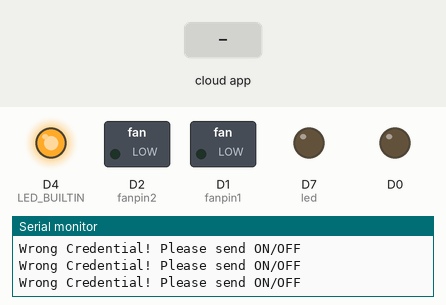
Bench run of a sketch on a simulated ESP8266 (NodeMCU). Parts: switched loads named in the sketch (green lamp = pin HIGH), output pins drawn as LEDs (lit = HIGH, except the on-board LED, lit = LOW), the last lines printed to the serial monitor. The test bench sets the inputs (shaded band). WiFi joins after 1.5 s; servers stay silent unless stated; the Firebase database answers and starts empty.

Above: at 3.7 s.
3.8 s: the phone or cloud app sets LED_STATUS to ON
At 5.0 s:
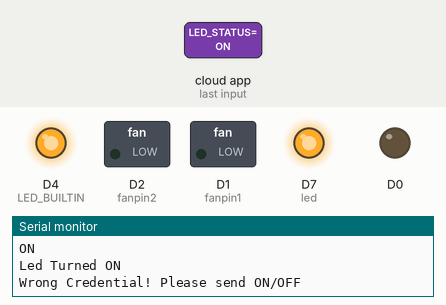
5.5 s: the phone or cloud app sets FAN_STATUS to ON
At 6.3 s:
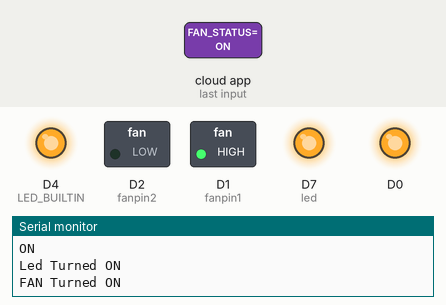
7.0 s: the phone or cloud app sets LED_STATUS to OFF
At 7.7 s:
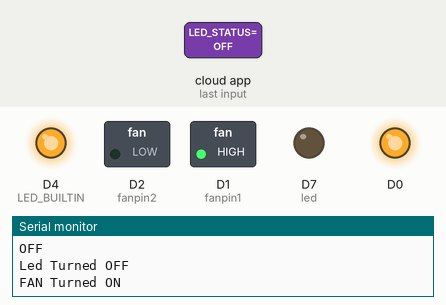
8.8 s: the phone or cloud app sets FAN_STATUS to OFF
At 10.0 s:
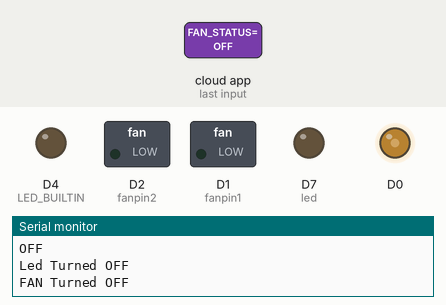
10.3 s: the phone or cloud app sets LED_STATUS to ON
At 11.7 s:
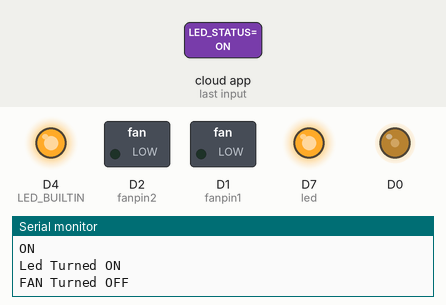
12.1 s: the phone or cloud app sets FAN_STATUS to ON
At 12.9 s:
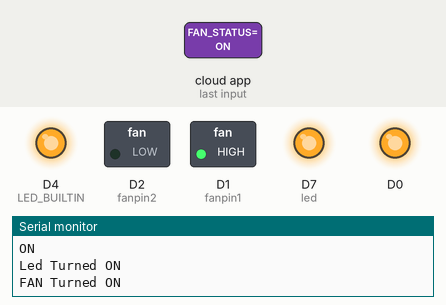
Timing chart, 0 to 14.6 s (numbered marks = the images above; inputs shaded):
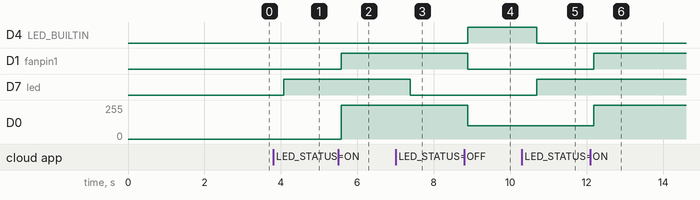

The sketch:

CODE_VOLTS_KRYTONITES.ino
```cpp
#include <SoftwareSerial.h>
#include <ArduinoJson.h>
#include <ESP8266HTTPClient.h>
#include <ESP8266WiFi.h>                                                // esp8266 library
#include <FirebaseArduino.h>                                             // firebase library

#define FIREBASE_HOST "kryptonites-home-automation-default-rtdb.firebaseio.com"
#define FIREBASE_AUTH "oXY9CvgrqiuwDYPGcPFgeFMAarncbqaAFk8r6Lwk"
#define WIFI_SSID "praveen"
#define WIFI_PASSWORD "984805621"

String fireStatus = "";
String fireStatus1 = "";// led status received from firebase
int led = D7;// for external led
int fanpin1=D1;
int fanpin2=D2;
void setup() {
  Serial.begin(9600);
  delay(1000);
  pinMode(LED_BUILTIN, OUTPUT);
  pinMode(D0,OUTPUT);
  pinMode(led, OUTPUT);
  pinMode(fanpin1, OUTPUT);
  pinMode(fanpin2, OUTPUT);
  WiFi.begin(WIFI_SSID, WIFI_PASSWORD);                                      //try to connect with wifi
  Serial.print("Connecting to ");
  Serial.print(WIFI_SSID);
  while (WiFi.status() != WL_CONNECTED) {
    Serial.print(".");
    delay(500);
  }

  Serial.println();
  Serial.print("Connected to ");
  Serial.println(WIFI_SSID);
  Serial.print("IP Address is : ");
  Serial.println(WiFi.localIP());                                                      //print local IP address
  Firebase.begin(FIREBASE_HOST, FIREBASE_AUTH);                                       // connect to firebase
                                           //send initial string of led status
}

void loop() {
  fireStatus = Firebase.getString("LED_STATUS");
  fireStatus1=  Firebase.getString("FAN_STATUS");
  Serial.println(fireStatus);                                                                                               // get ld status input from firebase
  if (fireStatus == "ON") {                                                          // compare the input of led status received from firebase
    Serial.println("Led Turned ON");
    digitalWrite(LED_BUILTIN, LOW);                                                  // make bultin led ON
    digitalWrite(led, HIGH);                                                         // make external led ON
  }
  else if (fireStatus == "OFF") {                                                  // compare the input of led status received from firebase
    Serial.println("Led Turned OFF");
    digitalWrite(LED_BUILTIN, HIGH);                                               // make bultin led OFF
    digitalWrite(led, LOW);                                                         // make external led OFF
  }
  else {
    Serial.println(fireStatus);
    Serial.println("Wrong Credential! Please send ON/OFF");
  }
  if (fireStatus1 == "ON") {                                                          // compare the input of led status received from firebase
    Serial.println("FAN Turned ON");
    digitalWrite(LED_BUILTIN, LOW);                                                  // make bultin led ON
    analogWrite(D0,800);
    digitalWrite(fanpin1, HIGH);                                                         // make external led ON
    digitalWrite(fanpin2, LOW);
  }
  else if (fireStatus1 == "OFF") {                                                  // compare the input of led status received from firebase
    Serial.println("FAN Turned OFF");
    analogWrite(D0,100);
    digitalWrite(fanpin1, LOW);                                               // make bultin led OFF
    digitalWrite(fanpin2, LOW);                                                         // make external led OFF
  }
  else {
    Serial.println(fireStatus1);
    Serial.println("Wrong Credential! Please send ON/OFF");
  }

}
```

Measured:
- after the input at 3.8 s, D7 (led): LOW → HIGH after 0.28 s
- after the input at 5.5 s, D1 (fanpin1): LOW → HIGH after 0.08 s; D0: 0/255 → 255/255 after 0.08 s
- after the input at 7.0 s, D7 (led): HIGH → LOW after 0.38 s
- after the input at 8.8 s, D4 (LED_BUILTIN): LOW → HIGH after 0.09 s; D1 (fanpin1): HIGH → LOW after 0.09 s; D0: 255/255 → 100/255 after 0.09 s
- after the input at 10.3 s, D4 (LED_BUILTIN): HIGH → LOW after 0.39 s; D7 (led): LOW → HIGH after 0.39 s
- after the input at 12.1 s, D1 (fanpin1): LOW → HIGH after 0.09 s; D0: 100/255 → 255/255 after 0.09 s
